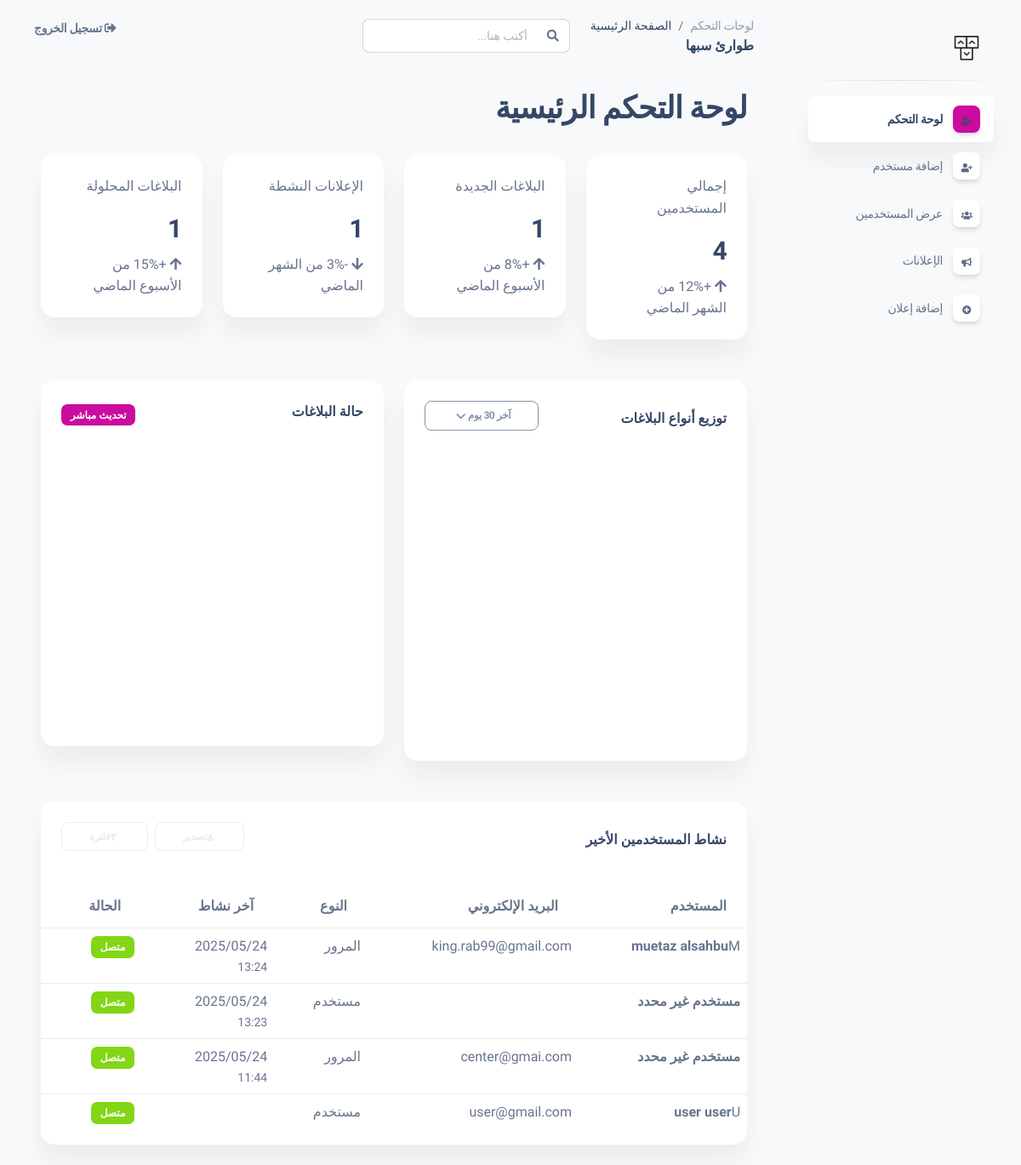
The page /api/dashboard/admin (signed in) on the database its author committed.
### Main/models.py (models this page shows, shortened)
class CustomUser(AbstractUser):
    REPORT_TYPE_CHOICES = [
        ("traffic", "المرور"),     # بلاغ مروري
        ("help", "النجدة"),           # طلب مساعدة
        ("ambulance", "الاسعاف"),
         ('fire','المطافئ'),
          ('user','مستخدم') # طلب إسعاف
    ]
    USER_ROLE_CHOICES = [
        ('admin', 'مدير نظام'),
        ('emergency_admin', 'مشرف طوارئ'),  # مثل مدير مرور - إسعاف
        ('emergency_center', 'مركز طوارئ'),  # نقطة تابعة للمشرف
        ('user', 'مستخدم عادي'),
    ]
    user_type =models.CharField(choices=USER_ROLE_CHOICES, max_length=50,null=True,blank=True)
    type = models.CharField(choices=REPORT_TYPE_CHOICES,max_length=50)

### Main/views.py (the view)
# urls.py: path('dashboard/admin',admin_dashboard,name='admin_dashboard'),
def admin_dashboard(request):
    User = get_user_model()
    users_count = User.objects.count()
    reports_count = Report.objects.count()
    ads_count = Ads.objects.count()
    resolved_count = Report.objects.filter(status=2).count()
    pie_data = Report.objects.values('type').annotate(total=Count('id'))
    pie_labels = [r['type'].capitalize() for r in pie_data]
    pie_values = [r['total'] for r in pie_data]
    bar_data = [
        Report.objects.filter(status=0).count(),
        Report.objects.filter(status=1).count(),
        Report.objects.filter(status=2).count(),
    ]
    recent_users = User.objects.order_by('-last_login')[:10]
    context = {
        'users_count': users_count,
        'reports_count': reports_count,
        'ads_count': ads_count,
        'resolved_count': resolved_count,
        'pie_labels': pie_labels,
        'pie_data': pie_values,
        'bar_data': bar_data,
        'recent_users': recent_users
    }
    return render(request, 'dashboard/admin.html', context)

### templates/dashboard/admin.html (shortened to what this page needs)
{% extends "base.html" %}
{% load static %}
{% block content %}
<div class="dashboard-container">
  <div class="container-fluid">
    <div class="row mb-4">
      <div class="col-12">
        <h2 class="section-title">لوحة التحكم الرئيسية</h2>
      </div>
    </div>
    <div class="row g-4 mb-5">
      <div class="col-lg-3 col-md-6">
        <div class="card stats-card">
          <div class="card-body">
            <div class="d-flex justify-content-between align-items-start">
              <div class="flex-grow-1">
                <p class="stats-label">إجمالي المستخدمين</p>
                <h3 class="stats-number">{{ users_count|default:0 }}</h3>
                <div class="stats-trend trend-up">
                  <i class="fas fa-arrow-up"></i>
                  <span>+12% من الشهر الماضي</span>
                </div>
              </div>
              <div class="stats-icon primary">
                <i class="fas fa-users text-white"></i>
              </div>
            </div>
          </div>
        </div>
      </div>
      <div class="col-lg-3 col-md-6">
        <div class="card stats-card">
          <div class="card-body">
            <div class="d-flex justify-content-between align-items-start">
              <div class="flex-grow-1">
                <p class="stats-label">البلاغات الجديدة</p>
                <h3 class="stats-number">{{ reports_count|default:0 }}</h3>
                <div class="stats-trend trend-up">
                  <i class="fas fa-arrow-up"></i>
                  <span>+8% من الأسبوع الماضي</span>
                </div>
              </div>
              <div class="stats-icon danger">
                <i class="fas fa-exclamation-triangle text-white"></i>
              </div>
            </div>
          </div>
        </div>
      </div>
      <div class="col-lg-3 col-md-6">
        <div class="card stats-card">
          <div class="card-body">
            <div class="d-flex justify-content-between align-items-start">
              <div class="flex-grow-1">
                <p class="stats-label">الإعلانات النشطة</p>
                <h3 class="stats-number">{{ ads_count|default:0 }}</h3>
                <div class="stats-trend trend-down">
                  <i class="fas fa-arrow-down"></i>
                  <span>-3% من الشهر الماضي</span>
                </div>
              </div>
              <div class="stats-icon warning">
                <i class="fas fa-bullhorn text-white"></i>
              </div>
            </div>
          </div>
        </div>
      </div>
      <div class="col-lg-3 col-md-6">
        <div class="card stats-card">
          <div class="card-body">
            <div class="d-flex justify-content-between align-items-start">
              <div class="flex-grow-1">
                <p class="stats-label">البلاغات المحلولة</p>
                <h3 class="stats-number">{{ resolved_count|default:0 }}</h3>
                <div class="stats-trend trend-up">
                  <i class="fas fa-arrow-up"></i>
                  <span>+15% من الأسبوع الماضي</span>
                </div>
              </div>
              <div class="stats-icon success">
                <i class="fas fa-check-circle text-white"></i>
              </div>
            </div>
          </div>
        </div>
      </div>
    </div>
    <div class="row g-4 mb-5">
      <div class="col-lg-6">
        <div class="card chart-card">
          <div class="card-header">
            <div class="d-flex justify-content-between align-items-center">
              <h6>توزيع أنواع البلاغات</h6>
              <div class="dropdown">
                <button class="btn btn-sm btn-outline-secondary dropdown-toggle" type="button" data-bs-toggle="dropdown">
                  آخر 30 يوم
                </button>
              </div>
            </div>
          </div>
          <div class="card-body">
            <div id="pieChart" style="min-height: 300px;"></div>
          </div>
        </div>
      </div>
      <div class="col-lg-6">
        <div class="card chart-card">
          <div class="card-header">
            <div class="d-flex justify-content-between align-items-center">
              <h6>حالة البلاغات</h6>
              <span class="badge bg-primary">تحديث مباشر</span>
            </div>
          </div>
          <div class="card-body">
            <div id="barChart" style="min-height: 300px;"></div>
          </div>
        </div>
      </div>
    </div>
    <div class="row">
      <div class="col-12">
        <div class="card data-table-card">
          <div class="card-header">
            <div class="d-flex justify-content-between align-items-center">
              <h6>نشاط المستخدمين الأخير</h6>
              <div class="d-flex gap-2">
                <button class="btn btn-sm btn-outline-light">
                  <i class="fas fa-download me-1"></i>تصدير
                </button>
                <button class="btn btn-sm btn-outline-light">
                  <i class="fas fa-filter me-1"></i>فلترة
                </button>
              </div>
            </div>
          </div>
          <div class="card-body p-0">
            <div class="table-responsive">
              <table class="table enhanced-table text-end">
                <thead>
                  <tr>
                    <th>المستخدم</th>
                    <th>البريد الإلكتروني</th>
                    <th>النوع</th>
                    <th>آخر نشاط</th>
                    <th>الحالة</th>
                  </tr>
                </thead>
                <tbody>
                  {% for user in recent_users %}
                  <tr>
                    <td>
                      <div class="d-flex align-items-center">
                        <div class="user-avatar">
                          {{ user.get_full_name|first|upper }}
                        </div>
                        <strong>{{ user.get_full_name|default:"مستخدم غير محدد" }}</strong>
                      </div>
                    </td>
                    <td>
                      <span class="text-muted">{{ user.email }}</span>
                    </td>
                    <td>
                      <span class="status-badge status-{% if user.is_superuser %}admin{% elif user.is_staff %}moderator{% else %}user{% endif %}">
                        {{ user.get_type_display|default:"مستخدم" }}
                      </span>
                    </td>
                    <td>
                      <div class="d-flex flex-column">
                        <span>{{ user.last_login|date:"Y/m/d" }}</span>
                        <small class="text-muted">{{ user.last_login|date:"H:i" }}</small>
                      </div>
                    </td>
                    <td>
                      <span class="badge bg-success">متصل</span>
                    </td>
                  </tr>
                  {% endfor %}
                </tbody>
              </table>
            </div>
          </div>
        </div>
      </div>
    </div>
  </div>
</div>
{% endblock %}

### rows shown on the page
CustomUser: get_full_name|first "M", get_full_name "muetaz alsahbu", email "king.rab99@gmail.com", type "المرور", last_login "2025/05/24", last_login "13:24"
CustomUser: get_full_name "مستخدم غير محدد", type "مستخدم", last_login "2025/05/24", last_login "13:23"
CustomUser: get_full_name "مستخدم غير محدد", email "center@gmai.com", type "المرور", last_login "2025/05/24", last_login "11:44"
CustomUser: get_full_name|first "U", get_full_name "user user", email "user@gmail.com", type "مستخدم"

### other values the page prints
{{ users_count|default:0 }} "4"
{{ reports_count|default:0 }} "1"
{{ ads_count|default:0 }} "1"
{{ resolved_count|default:0 }} "1"
